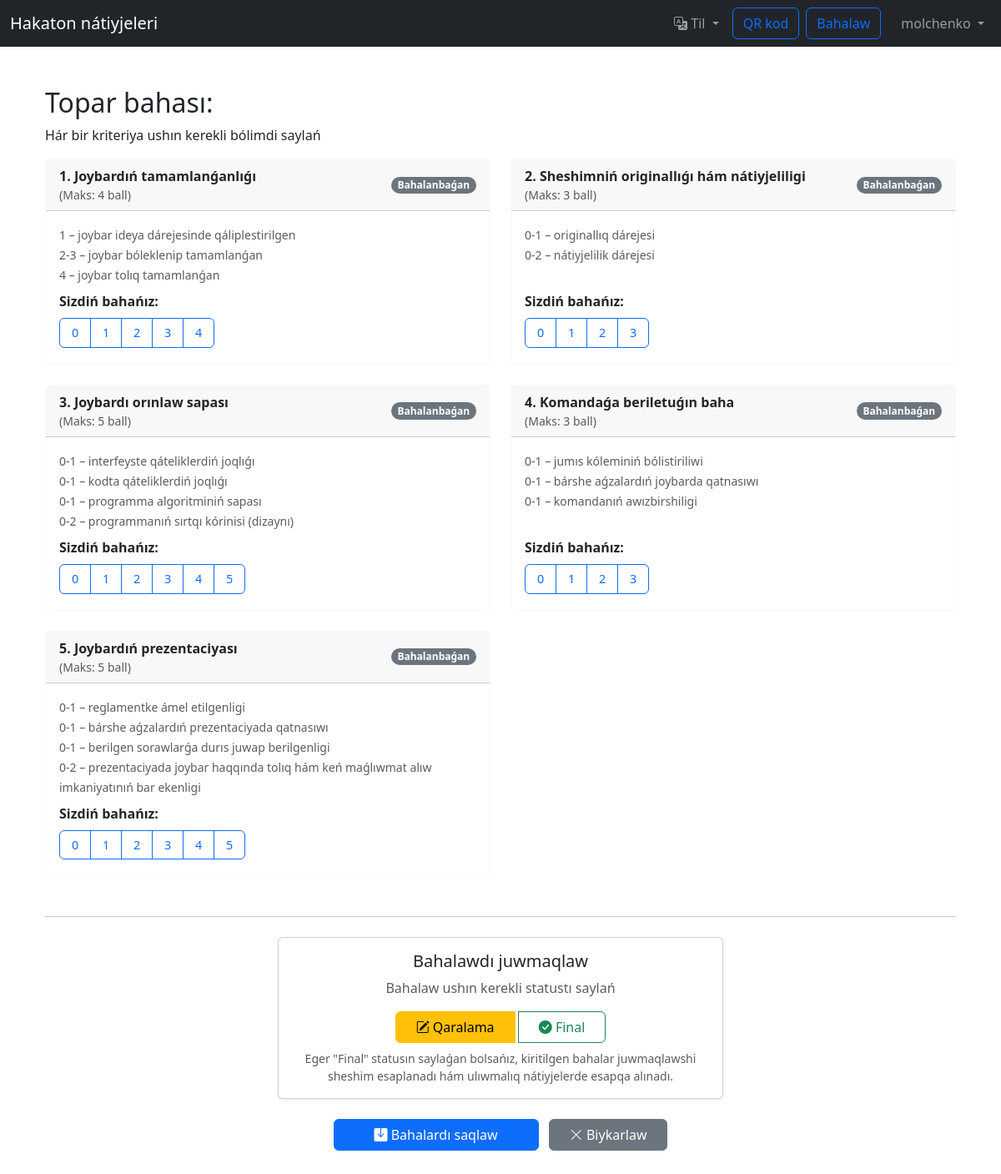
The page /evaluate/1/ (signed in) on the database its author committed.
### judging/models.py (models this page shows, shortened)
class Criterion(models.Model):
    order = models.PositiveIntegerField(unique=True, verbose_name=_("Тартиб рақами (T/P)"))
    name = models.CharField(max_length=255, verbose_name=_("Баҳолаш мезони"))
    max_score = models.IntegerField(verbose_name=_("Максимал балл"))
    description = models.TextField(verbose_name=_("Изоҳ (мезонни баҳолаш учун қўлланма)"), blank=True, null=True)
    class Meta:
        verbose_name = _("Баҳолаш мезони")
        verbose_name_plural = _("Баҳолаш мезонлари")
        ordering = ['order']

### judging/views.py (the view, shortened to what this page needs)
# urls.py: path('evaluate/<int:team_id>/', judging_views.evaluate_team_view, name='evaluate_team'),
@login_required
def evaluate_team_view(request, team_id):
    team = get_object_or_404(Team, id=team_id)
    current_user = request.user
    can_evaluate_this_team = True
    judge_assigned_direction_name = "Все" # Дефолт
    try:
        judge_profile = current_user.judge_profile
        if judge_profile.assigned_direction:
            judge_assigned_direction_name = judge_profile.assigned_direction.name
            if team.direction != judge_profile.assigned_direction:
                can_evaluate_this_team = False
    except JudgeProfile.DoesNotExist:
        pass
    if not can_evaluate_this_team:
        team_direction_name = team.direction.name if team.direction else "N/A"
        messages.error(request, _(f"Вы можете оценивать команды только в направлении '{judge_assigned_direction_name}'. Эта команда ('{team.name}') относится к направлению '{team_direction_name}'."))
        return redirect('evaluate')
    criteria = Criterion.objects.all().order_by('order')
    existing_evaluations_qs = Evaluation.objects.filter(judge=current_user, team=team)
    scores = {eval.criterion_id: eval.score for eval in existing_evaluations_qs}
    statuses = {eval.criterion_id: eval.status for eval in existing_evaluations_qs}
    all_scores_final_for_this_judge_team = True
    if not criteria:
        all_scores_final_for_this_judge_team = False
    else:
        for criterion_obj in criteria:
            if statuses.get(criterion_obj.id) != Evaluation.STATUS_FINAL:
                all_scores_final_for_this_judge_team = False
                break
    default_submission_status = Evaluation.STATUS_DRAFT
    if all_scores_final_for_this_judge_team:
        default_submission_status = Evaluation.STATUS_FINAL
    context = {
        'team': team,
        'criteria': criteria,
        'scores': scores,
        'statuses': statuses,
        'all_scores_final': all_scores_final_for_this_judge_team,
        'STATUS_DRAFT': Evaluation.STATUS_DRAFT,
        'STATUS_FINAL': Evaluation.STATUS_FINAL,
        'default_submission_status': default_submission_status,
    }
    return render(request, 'judging/evaluate_team.html', context)

### judging/context_processors.py (called while the page is built)
def site_languages(request):
    return {
        'SITE_LANGUAGES': settings.LANGUAGES,
        'CURRENT_LANGUAGE_CODE': request.LANGUAGE_CODE # Ёки get_language()
    }

### judging/templatetags/judging_extras.py (called while the page is built)
@register.filter
def get_item(dictionary, key):
    if hasattr(dictionary, 'get'):
        return dictionary.get(key)
    return None

@register.filter
def get_score_range(max_score_value):
    if isinstance(max_score_value, int) and max_score_value >= 0:
        return range(max_score_value + 1)
    return []

### templates/judging/evaluate_team.html (shortened to what this page needs)
{% extends "base.html" %}
{% load judging_extras %}
{% load i18n %}
{% block content %}
<h2>{% blocktranslate %}Оценка команды: {{ team.name }}{% endblocktranslate %}</h2>
<p>{% translate "Выберите необходимую оценку для каждого критерия." %}</p>
<form method="post">
    <div class="row">
        {% for criterion in criteria %}
        {% with current_criterion_status=statuses|get_item:criterion.id current_criterion_score=scores|get_item:criterion.id %}
        <div class="col-lg-6 mb-4">
            <div class="card h-100 {% if current_criterion_status == STATUS_FINAL %}border-success shadow-sm{% elif current_criterion_status == STATUS_DRAFT %}border-warning{% else %}border-light{% endif %}">
                <div class="card-header d-flex justify-content-between align-items-center {% if current_criterion_status == STATUS_FINAL %}bg-success-subtle{% elif current_criterion_status == STATUS_DRAFT %}bg-warning-subtle{% endif %}">
                    <div>
                        <strong>{{ criterion.order }}. {{ criterion.name }}</strong>
                        <small class="text-muted d-block">
                            ({% translate "Макс:" %} {{ criterion.max_score }} {% if criterion.max_score == 1 %}{% translate "балл" %}{% elif criterion.max_score >= 2 and criterion.max_score <= 4 %}{% translate "балла" %}{% else %}{% translate "баллов" %}{% endif %})
                        </small>
                    </div>
                    {% if current_criterion_status == STATUS_FINAL %}
                        <span class="badge bg-success rounded-pill">{% translate "Итоговая" %}</span>
                    {% elif current_criterion_status == STATUS_DRAFT %}
                        <span class="badge bg-warning text-dark rounded-pill">{% translate "Черновик" %}</span>
                    {% else %}
                        <span class="badge bg-secondary rounded-pill">{% translate "Не оценено" %}</span>
                    {% endif %}
                </div>
                <div class="card-body d-flex flex-column">
                    {% if criterion.description %}
                    <p class="card-text text-muted mb-2"><small>{{ criterion.description|linebreaksbr }}</small></p>
                    {% endif %}
                    <div class="mt-auto">
                        <label class="form-label d-block mb-2"><strong>{% translate "Ваша оценка:" %}</strong></label>
                        <div class="btn-group score-radio-group flex-wrap" role="group" aria-label="{% blocktranslate %}Оценка для {{criterion.name}}{% endblocktranslate %}">
                            {% for score_option_value in criterion.max_score|get_score_range %}
                                <label class="btn {% if current_criterion_score == score_option_value and current_criterion_score is not None %}btn-primary{% else %}btn-outline-primary{% endif %}"
                                       for="score_{{ criterion.id }}_{{ score_option_value }}">
                                    {{ score_option_value }}
                                </label>
                            {% endfor %}
                        </div>
                    </div>
                </div>
            </div>
        </div>
        {% endwith %}
        {% empty %}
        <div class="col-12">
            <div class="alert alert-warning">{% translate "Критерии оценивания еще не были добавлены." %}</div>
        </div>
        {% endfor %}
    </div>
    {% if criteria and not all_scores_final %}
    <hr class="my-4">
    <div class="row justify-content-center">
        <div class="col-md-8 col-lg-6">
            <div class="card shadow-sm">
                <div class="card-body text-center">
                    <h5 class="card-title">{% translate "Завершение оценивания" %}</h5>
                    <p class="card-text text-muted">{% translate "Пожалуйста, выберите статус для ваших оценок." %}</p>
                    <div class="btn-group d-block" role="group" aria-label="{% translate 'Завершение типа оценки' %}">
                        <label class="btn btn btn-outline-warning px-4" for="btnradio_draft">
                            <i class="bi bi-pencil-square"></i> {% translate "Черновик" %}
                        </label>
                        <label class="btn btn btn-outline-success px-4" for="btnradio_final">
                            <i class="bi bi-check-circle-fill"></i> {% translate "Итоговая" %}
                        </label>
                    </div>
                    <small class="form-text text-muted d-block mt-2">
                        {% translate 'Если выбрано "Итоговая", введенные оценки станут окончательными, не подлежащими изменению, и будут учтены в общих результатах.' %}
                    </small>
                </div>
            </div>
        </div>
    </div>
    <div class="mt-4 text-center">
        <button type="submit" class="btn btn-primary btn px-5 mb-3">
            <i class="bi bi-save-fill"></i> {% translate "Сохранить Оценки" %}
        </button>
        <a href="{% url 'evaluate' %}" class="btn btn-secondary btn px-4 ms-2  mb-3">
         <i class="bi bi-x-lg"></i> {% translate "Отмена" %}
         </a>
    </div>
    {% elif not criteria %}
    {% else %}
         <div class="mt-4 text-center">
              <a href="{% url 'evaluate' %}" class="btn btn-secondary btn-lg"><i class="bi bi-arrow-left-circle-fill"></i> {% translate "Вернуться на главную" %}</a>
         </div>
    {% endif %}
</form>
{% endblock %}

### templates/base.html (shortened to what this page needs)
{% load static %}
{% load i18n %}
{% load i18n_custom_tags %}
<!doctype html>
<html lang="{{ LANGUAGE_CODE }}">
<head>
    <link rel="stylesheet" href="https://cdn.jsdelivr.net/npm/bootstrap-icons@1.13.1/font/bootstrap-icons.min.css">
    <link href="https://cdn.jsdelivr.net/npm/bootstrap@5.3.0-alpha1/dist/css/bootstrap.min.css" rel="stylesheet">
</head>
<body>
    <nav class="navbar navbar-expand-md navbar-dark bg-dark fixed-top">
        <div class="container-fluid">
            <a class="navbar-brand" href="{% url 'public_results' %}">{% translate "Результаты Хакатона" %}</a>
            <div class="collapse navbar-collapse" id="navbarCollapse">
                <ul class="navbar-nav ms-auto mb-2 mb-lg-0">
                    <li class="nav-item dropdown me-2 my-auto">
                        <a class="nav-link dropdown-toggle" href="#" id="languageDropdown" role="button" data-bs-toggle="dropdown" aria-expanded="false">
                            <i class="bi bi-translate"></i> {% translate "Тил" %}
                        </a>
                    </li>
                </ul>
                <ul class="navbar-nav">
                    <li class="nav-item my-auto">
                        <button type="button" class="btn btn-outline-primary me-2" data-bs-toggle="modal" data-bs-target="#exampleModal">{% translate "QR код" %}</button>
                    </li>
                    <li class="nav-item my-auto me-3">
                        <a class="btn btn-outline-primary" href="{% url 'evaluate' %}">{% translate "Оценивание" %}</a>
                    </li>
                    {% if user.is_authenticated %}
                        <li class="nav-item my-auto dropdown">
                            <a class="nav-link dropdown-toggle" href="#" id="userDropdown" role="button" data-bs-toggle="dropdown" aria-expanded="false">
                                {{ user.username }}
                            </a>
                        </li>
                    {% endif %}
                </ul>
            </div>
        </div>
    </nav>
    <main class="container p-4">
        {% block content %}{% endblock %}
    </main>
</body>
</html>

### templates/base.html (style rules this page uses)
body { padding-top: 5rem; }

### templates/judging/evaluate_team.html (style rules this page uses)
.score-radio-group .btn-check + .btn { margin-right: 0px; margin-bottom: 3px; padding: 0.375rem 0.6rem; font-size: 0.9rem; min-width: 38px; text-align: center; }
.card-body { min-height: 150px; }

### rows shown on the page
Criterion: order "1", name "Joybardıń tamamlanǵanlıǵı", max_score "4", description "1 – joybar ideya dárejesinde qáliplestirilgen 2-3 – joybar bóleklenip tamamlanǵan 4 – joybar tolıq tamamlanǵan", max_score "0" "1" "2" "3" "4"
Criterion: order "2", name "Sheshimniń originallıǵı hám nátiyjeliligi", max_score "3", description "0-1 – originallıq dárejesi 0-2 – nátiyjelilik dárejesi", max_score "0" "1" "2" "3"
Criterion: order "3", name "Joybardı orınlaw sapası", max_score "5", description "0-1 – interfeyste qáteliklerdiń joqlıǵı 0-1 – kodta qáteliklerdiń joqlıǵı 0-1 – programma algoritminiń sapası 0-2 – programmanıń sırtqı kórinisi (dizaynı)", max_score "0" "1" "2" "3" "4" "5"
Criterion: order "4", name "Komandaǵa beriletuǵın baha", max_score "3", description "0-1 – jumıs kóleminiń bólistiriliwi 0-1 – bárshe aǵzalardıń joybarda qatnasıwı 0-1 – komandanıń awızbirshiligi", max_score "0" "1" "2" "3"
Criterion: order "5", name "Joybardıń prezentaciyası", max_score "5", description "0-1 – reglamentke ámel etilgenligi 0-1 – bárshe aǵzalardıń prezentaciyada qatnasıwı 0-1 – berilgen sorawlarǵa durıs juwap berilgenligi 0-2 – prezentaciyada joybar haqqında tolıq hám keń maǵlıwmat alıw imkaniyatınıń bar ekenligi", max_score "0" "1" "2" "3" "4" "5"

### other values the page prints
{{ user.username }} "molchenko"
